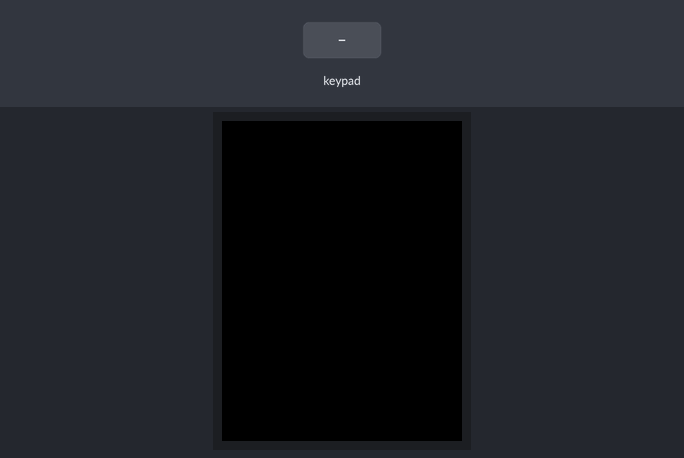
Simulated run of this sketch. Board: Arduino Uno, built with avr-gcc and run on an emulated ATmega328P. Parts: 320×240 colour display. The inputs (shaded band) are chosen by the test bench.

Above: at 1.4 s.
1.5 s: key 'A' pressed
At 2.2 s:
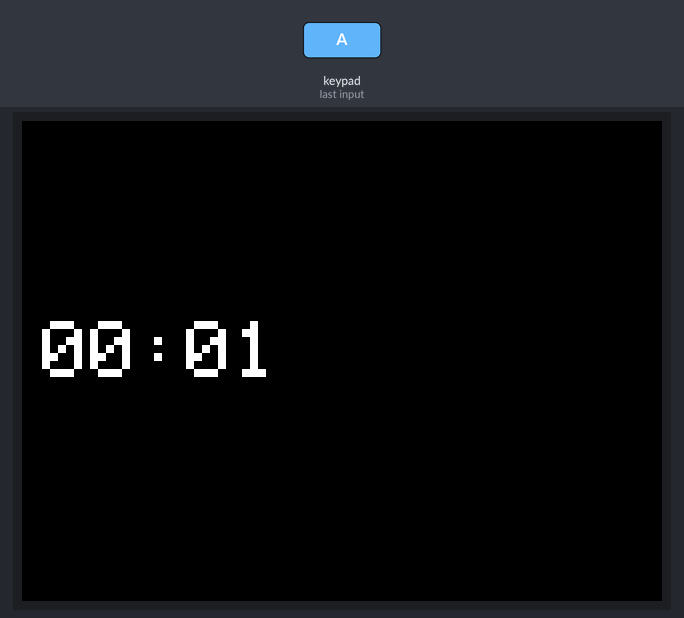
3.0 s: key 'B' pressed
At 3.29 s:
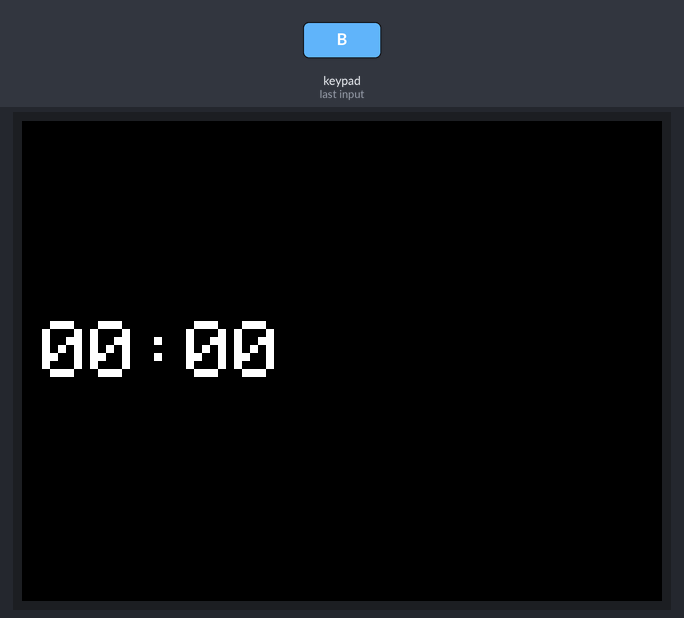
4.5 s: keypad keys 1 2 A pressed 0.4 s apart
7.2 s: keypad keys 2 5 A pressed 0.4 s apart
At 8.4 s:
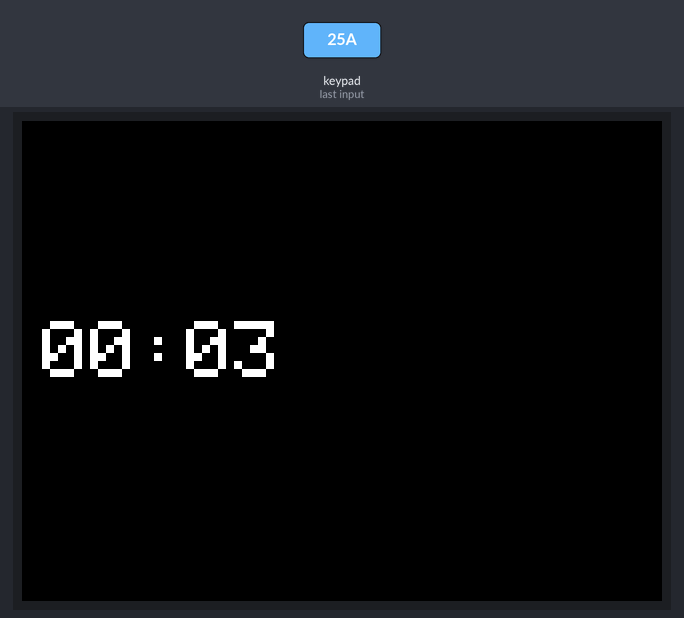
Timing chart, 0 to 10.2 s (numbered marks = the images above; inputs shaded):
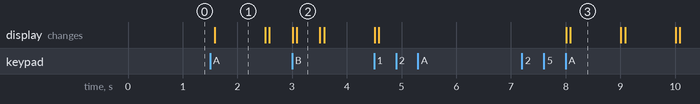

Measured:
- after the input at 1.5 s, the display: changes after 0.09 s (image 1)
- after the input at 7.2 s, the display: first changes after 0.81 s (image 3 shows a later state)
- what the display in image 1 shows lasts 0.9 s, from 1.6 s to 2.5 s
- what the display in image 2 shows lasts 0.4 s, from 3.1 s to 3.5 s

The sketch:

sketch_chrono2.ino
```cpp
 //test d'envoie a github


 #include <Adafruit_GFX.h> //ecran
 #include <Adafruit_ST7789.h> // ecran
 #include <SPI.h> // ecran

#include <Keypad.h> //clavier

char touches[4][4] = {
  {'1','2','3','A'},
  {'4','5','6','B'},
  {'7','8','9','C'},
  {'*','0','#','D'}
};

byte brochesLignes[4] = {9, 8, 7, 6};    // 4 lignes
byte brochesColonnes[4] = {5, 4, 3, 2};  // 4 colonnes

Keypad clavier = Keypad(makeKeymap(touches), brochesLignes, brochesColonnes, 4, 4);
 #define TFT_CS 10
 #define TFT_DC 9
 #define TFT_RST 8

 Adafruit_ST7789 tft = Adafruit_ST7789(TFT_CS, TFT_DC, TFT_RST);

 int tempsActuel = 0;
 bool chronoEnCours = false;
 unsigned long dernierMillis = 0;


void setup() {
  Serial.begin(9600);
  tft.init(240,320);
  tft.setRotation(1);
  tft.fillScreen(ST77XX_BLACK);
}

void loop() {

char touche = clavier.getKey();

if(touche == 'A'){
  chronoEnCours = !chronoEnCours;
}

if(touche == 'B'){
  tempsActuel = 0;
  tft.fillScreen(ST77XX_BLACK);
  tft.setCursor(10, 100);
  tft.setTextColor(ST77XX_WHITE);
  tft.setTextSize(4);
  tft.print("00:00");
}
if(chronoEnCours == true && millis()- dernierMillis >= 1000) {
tempsActuel = tempsActuel + 1;
 dernierMillis = millis();

int minutes = tempsActuel / 60;
int secondes = tempsActuel % 60;

 tft.fillScreen(ST77XX_BLACK);
  tft.setCursor(10, 100);
  tft.setTextColor(ST77XX_WHITE);
  tft.setTextSize(4);

  if(minutes < 10){
  tft.print("0");
}
tft.print(minutes);

tft.print(":");

if(secondes < 10){
  tft.print("0");
}
 tft.println(secondes);
 }


}
```
